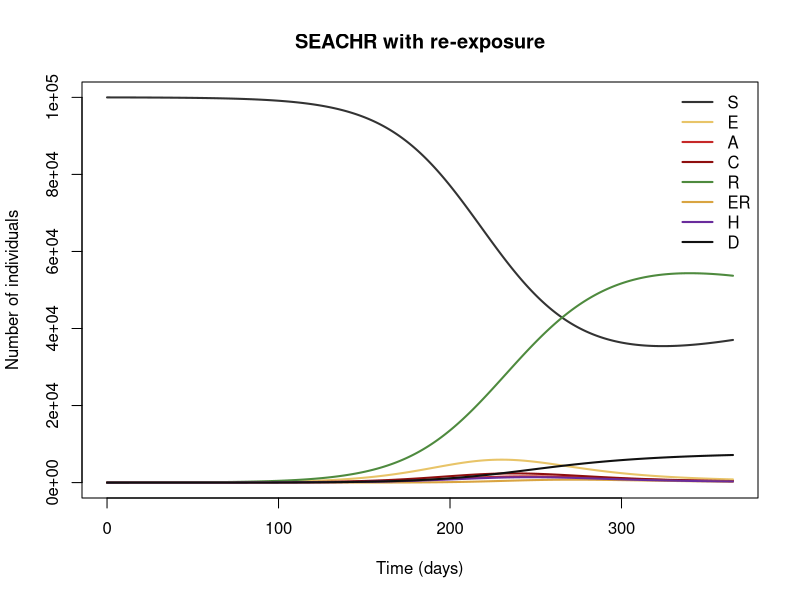
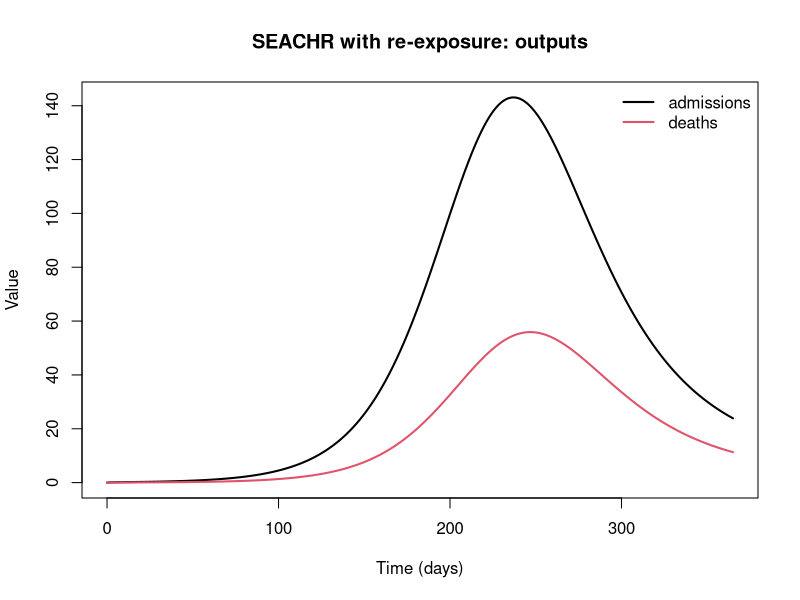

Write R code to recreate these figures, in order.
## SEACHR with re-exposure
## Asymptomatic (A) and clinical (C) infection, hospitalisation (H), death (D),
## waning immunity and re-exposure of recovereds (ER). Parameter values are illustrative;
## the force of infection is an assumption (the diagram does not define it).
## Reference: Custom diagram
##
## Generated from a compartmental model diagram (model format v1).
## Regenerating from the same diagram always gives this exact file.
##
## Compartments: S, E, A, C, R, ER, H, D
## Flows (time unit: days):
##   S -> E   : lam * S
##   E -> A   : nu * (1 - gamma) * E
##   E -> C   : nu * gamma * E
##   A -> R   : tauA * A
##   C -> R   : tauC * (1 - theta) * C
##   C -> H   : tauC * theta * C
##   H -> R   : tauH * (1 - omega) * H
##   H -> D   : tauH * omega * H
##   R -> ER  : sigma * lam * R
##   ER -> A  : nu * (1 - gamma / 2) * ER
##   ER -> C  : nu * gamma / 2 * ER
##   R -> S   : alpha * R

library(deSolve)

# ---- Time ------------------------------------------------------------
times <- seq(0, 365, by = 1)  # days

# ---- Parameters ------------------------------------------------------
parameters <- c(
  beta = 0.35,     # transmission rate per day
  rA = 0.5,        # relative infectiousness of asymptomatics
  nu = 1 / 9,      # 1/(latent period)
  gamma = 0.7,     # proportion of infections that are clinical
  tauA = 1 / 7,    # recovery rate of asymptomatics
  tauC = 1 / 5,    # rate of leaving the clinical stage
  theta = 0.3,     # proportion of clinical cases hospitalised
  tauH = 1 / 10,   # rate of leaving hospital
  omega = 0.4,     # case fatality among hospitalised
  sigma = 0.2,     # relative susceptibility of recovereds
  alpha = 1 / 365  # rate of waning immunity
)

# ---- Initial conditions ----------------------------------------------
state <- with(as.list(parameters), {
  E <- 10          # Exposed
  S <- 100000 - E  # Susceptible
  A <- 0           # Asymptomatic
  C <- 0           # Clinical
  R <- 0           # Recovered
  ER <- 0          # Exposed recovered
  H <- 0           # Hospitalised
  D <- 0           # Dead
  c(S = S, E = E, A = A, C = C, R = R, ER = ER, H = H, D = D)
})

# ---- Model equations -------------------------------------------------
seachr_model <- function(t, state, parameters) {
  with(as.list(c(state, parameters)), {
    # Total population
    N <- S + E + A + C + R + ER + H

    # Derived quantities
    lam <- beta * (rA * A + C) / N  # force of infection (assumed)

    # Flows recorded as outputs
    admissions <- tauC * theta * C
    deaths <- tauH * omega * H

    # Rates of change
    dS <- -lam * S + alpha * R
    dE <- lam * S - nu * (1 - gamma) * E - nu * gamma * E
    dA <- nu * (1 - gamma) * E - tauA * A + nu * (1 - gamma / 2) * ER
    dC <- nu * gamma * E - tauC * (1 - theta) * C - tauC * theta * C + nu * gamma / 2 * ER
    dR <- tauA * A + tauC * (1 - theta) * C + tauH * (1 - omega) * H - sigma * lam * R - alpha * R
    dER <- sigma * lam * R - nu * (1 - gamma / 2) * ER - nu * gamma / 2 * ER
    dH <- tauC * theta * C - tauH * (1 - omega) * H - tauH * omega * H
    dD <- tauH * omega * H

    list(c(dS, dE, dA, dC, dR, dER, dH, dD), c(admissions = admissions, deaths = deaths))
  })
}

# ---- Solve -----------------------------------------------------------
out <- ode(y = state, times = times, func = seachr_model, parms = parameters)
out <- as.data.frame(out)

# ---- Plot ------------------------------------------------------------
compartment_cols <- c(S = "#333333", E = "#E8C468", A = "#C62828", C = "#8E0E0E", R = "#4E8A3E", ER = "#D9A441", H = "#6A2C9C", D = "#111111")
matplot(out$time, out[, names(compartment_cols)], type = "l", lty = 1, lwd = 2,
        col = compartment_cols, xlab = "Time (days)", ylab = "Number of individuals",
        main = "SEACHR with re-exposure")
legend("topright", legend = names(compartment_cols), col = compartment_cols,
       lty = 1, lwd = 2, bty = "n")

output_names <- c("admissions", "deaths")
matplot(out$time, out[, output_names, drop = FALSE], type = "l", lty = 1, lwd = 2,
        col = seq_along(output_names), xlab = "Time (days)", ylab = "Value",
        main = "SEACHR with re-exposure: outputs")
legend("topright", legend = output_names, col = seq_along(output_names),
       lty = 1, lwd = 2, bty = "n")
